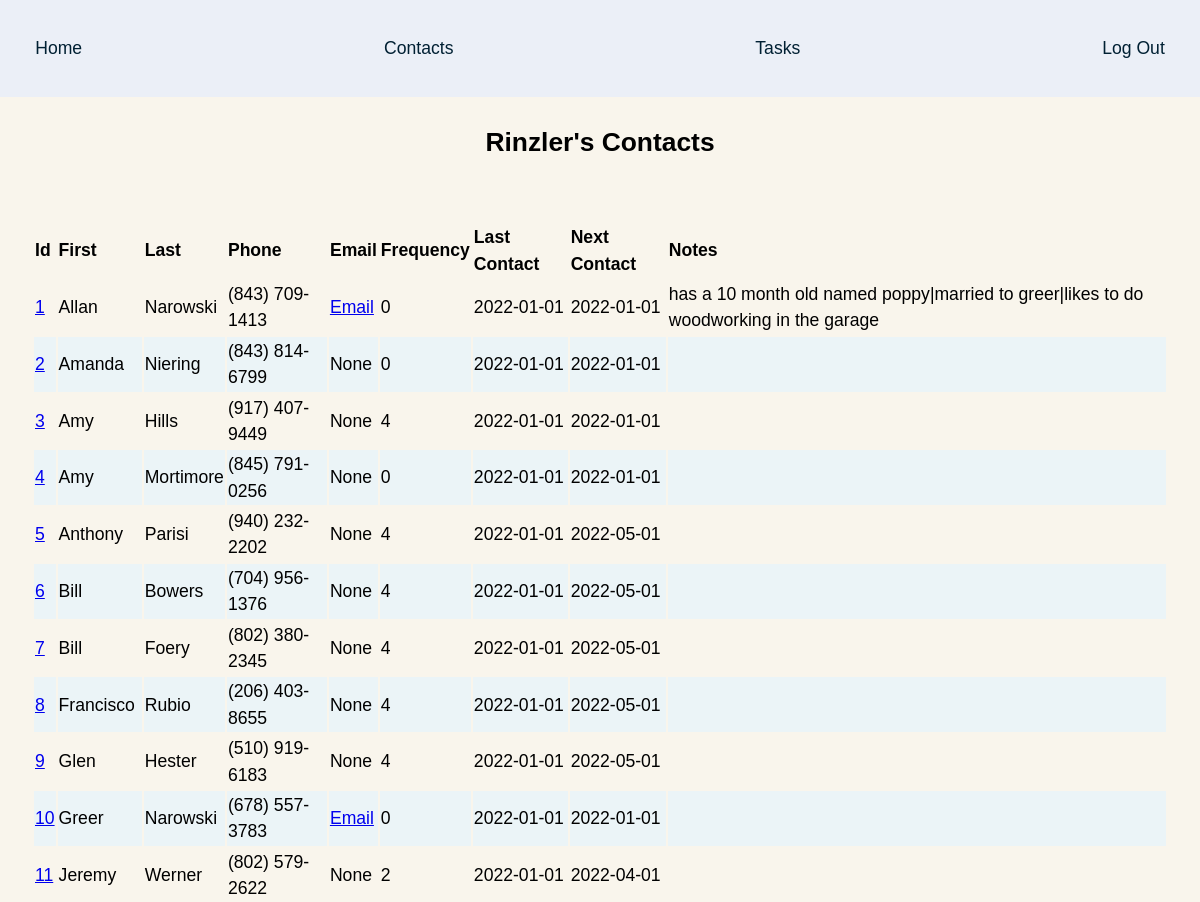
/contacts (signed in, upper part), run on an earlier commit of the app's database.
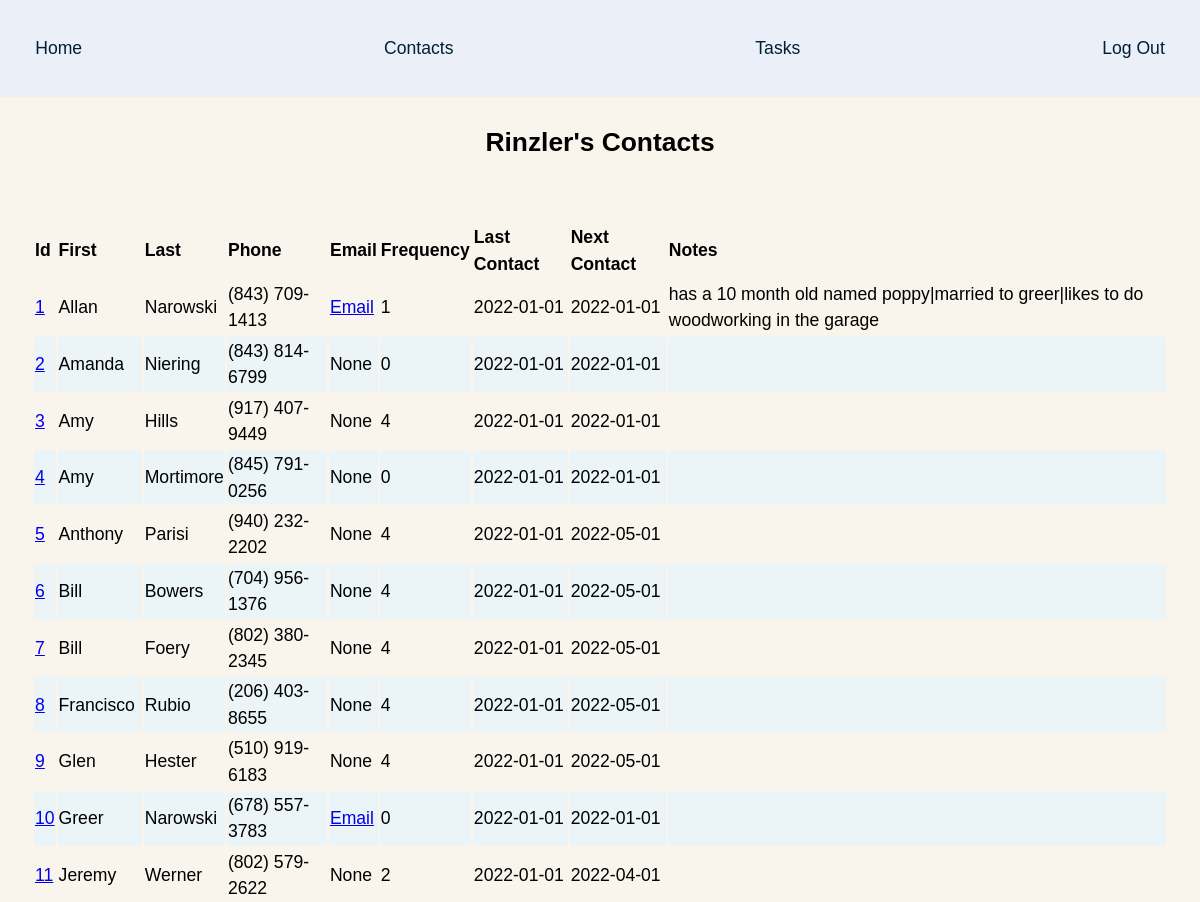
And on a later commit of the database.
### app/models.py (models this page shows, shortened)
class Contact(db.Model):
    __tablename__ = "contact"
    id = db.Column(db.Integer, primary_key=True)
    first = db.Column(db.String(64), nullable=False)
    last = db.Column(db.String(64))
    phone = db.Column(db.String(10))
    email = db.Column(db.String(64), index=True)
    frequency = db.Column(db.Integer, nullable=False)
    last_contact = db.Column(db.String(10))
    next_contact = db.Column(db.String(10))
    notes = db.Column(db.String)
    def update_next_contact(self):
        last_contact_iso = date.fromisoformat(self.last_contact)
        next_contact_date = last_contact_iso + timedelta(days=self.frequency * 30)
        next_contact_date = next_contact_date.strftime("%Y-%m-%d")
        db.session.query(Contact).filter(Contact.first == self.first).update(
            {Contact.next_contact: next_contact_date}
        )
        db.session.commit()

### app/main/views.py (the view)
@main.route("/contacts")
def contacts():
    contacts = Contact.query.all()
    for contact in contacts:
        contact.update_next_contact()
    return render_template("contacts.html", title="Contacts", contacts=contacts)

### app/models.py (called while the page is built, shortened)
@login_manager.user_loader
def load_user(user_id):
    return User.query.get(int(user_id))

### app/templates/cont/contacts.html (shortened to what this page needs)
{% extends "base.html" %}
{% block page_content %}
<h2>{{ current_user.username.title() }}'s Contacts</h2>
{% if contacts %}
	<form action="" method="post" name="contact_list">
		<table>
			<thead>
				<tr>
					<th>Id</th>
					<th>First</th>
					<th>Last</th>
					<th>Phone</th>
					<th>Email</th>
					<th>Frequency</th>
					<th>Last Contact</th>
					<th>Next Contact</th>
					<th>Notes</th>
				</tr>
			</thead>
			<tbody>
			{% for contact in contacts %}
				<tr>
					<td>
						<a class="" href="{{ url_for('cont.contact_view', contact_id=contact.id) }}">
						{{ contact.id }}
						</a>
					</td>
					<td>
						{{ contact.first.title() }}
					</td>
					<td>
						{{ contact.last.title() }}
					</td>
					<td>
						{{ contact.phone }}
					</td>
					<td>
						{% if contact.email %}
						<a href="mailto:{{ contact.email }}">Email</a>
						{% else %}
						None
						{% endif %}
					</td>
					<td>
						{{ contact.frequency }}
					</td>
					<td>
						{{ contact.last_contact }}
					</td>
					<td>
						{{ contact.next_contact }}
					</td>
					<td>
						{{ contact.notes }}
					</td>
				</tr>
				{% endfor %}
			</tbody>
		</table>
	<br>
	</form>
	{% else %}
		<h3 class="no-content">No Contacts At This Time</h3>
{% endif %}
{% endblock %}

What changed in the data, as far as the page shows it:
changed Contact "Allan": frequency "0" → "1"
